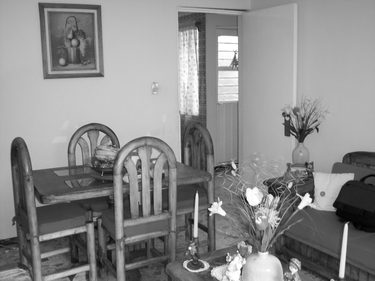
#> input picture BordesImagen/image2.png, 375 x 281 px, found by its file name
$ python parallel.py
#> lines starting #> are read from the running program, lines starting #| are printed output that depends on the picture
import numpy as np
import cv2
import time
import multiprocessing as mp

# Definir máscaras Sobel
sobel_x = np.array([[-1, 0, 1], [-2, 0, 2], [-1, 0, 1]])
sobel_y = np.array([[-1, -2, -1], [0, 0, 0], [1, 2, 1]])

def sobel_convolution_segment(args):

    segment, start_row,end_row = args #atributos necesarios para que en el metodo main la imagen pueda ser mapeada
    height, width = segment.shape

    gx = np.zeros_like(segment, dtype=np.float32) #grandiente de sobel en X
    gy = np.zeros_like(segment, dtype=np.float32) #grandiente de sobel en Y

    # Aplicar Sobel en cada píxel del segmento
    for i in range(1, height - 1): #vamos a iterar los pixeles de la altura del segmento que nos pasaron excepto 1 (borde)
        for j in range(1, width - 1): #vamos a iterar los pixeles de el ancho del segmento que nos pasaron excepto 1 (borde)
            region = segment[i - 1:i + 2, j - 1:j + 2]
            gx[i, j] = np.sum(region * sobel_x)
            gy[i, j] = np.sum(region * sobel_y)

    return gx, gy, start_row


def split_image(image, num_segments):
    """Metodo para dividir la imagen en segmentos que seran los procesados"""
    height, width = image.shape
    segment_height = height // num_segments
    segments = []

    for i in range(num_segments):
        start_row = max(0, i * segment_height - 1)  # Division superior
        end_row = min(height, (i + 1) * segment_height + 1)  # Division inferior
        segment = image[start_row:end_row, :]
        segments.append((segment, start_row, end_row))

    return segments


def reconstruir_imagen(resultados, gx_completo, gy_completo):
    """Metodo para reconstruir la imagen"""
    for index, (gx, gy, start_row) in enumerate(resultados):
        segmento_altura = gx.shape[0]

        if index == 0:  # Primer segmento
            gx_completo[start_row:start_row + segmento_altura - 1] = gx[:-1]
            gy_completo[start_row:start_row + segmento_altura - 1] = gy[:-1]
        elif index == len(resultados) - 1:  # Último segmento
            gx_completo[start_row + 1:start_row + segmento_altura] = gx[1:]
            gy_completo[start_row + 1:start_row + segmento_altura] = gy[1:]
        else:  # Segmentos intermedios
            gx_completo[start_row + 1:start_row + segmento_altura - 1] = gx[1:-1]
            gy_completo[start_row + 1:start_row + segmento_altura - 1] = gy[1:-1]


def parallel_sobel(image, num_segments=None):

    # Número de segmentos predeterminado,
    num_segments = num_segments or mp.cpu_count() ##DETECTAMOS los nucleos del procesador automaticamente si no se pasa un valor

    # Dividir la imagen
    segments = split_image(image, num_segments)

    # Procesar segmentos en paralelo
    with mp.Pool(processes=num_segments) as pool:
        resultados = pool.map(sobel_convolution_segment, segments)

    # Inicializar matrices completas
    gx_completo = np.zeros_like(image, dtype=np.float32)
    gy_completo = np.zeros_like(image, dtype=np.float32)

    # Reconstruir la imagen
    reconstruir_imagen(resultados, gx_completo, gy_completo)

    # Calcular magnitud del gradiente
    gradient = np.sqrt(gx_completo**2 + gy_completo**2)
    return np.clip(gradient, 0, 255).astype(np.uint8)


# Metodo principal que sirve para poder generar la pool de procesos mediante Multiprocessing (python libreria)
def main():
    semgmentos = 8  or mp.cpu_count()
    # Cargar imagen en escala de grises
    image = cv2.imread('BordesImagen/image2.png', cv2.IMREAD_GRAYSCALE)
#> image is the input picture: shape (281, 375); min 0, max 255, mean 138.4
    if image is None:
        print("error, no encuentro la imagen")
        exit(1)

    # Desenfocar la imagen, para eliminar un poco del ruido
    image_blurred = cv2.blur(image, (3, 3))
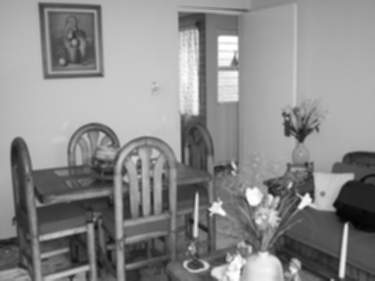
#> image_blurred: shape (281, 375); min 3, max 255, mean 138.4

    #empezamos a tomar el tiempo de ejecucion, para medir desde que mandamos a llamr al metodo de sobel
    start_time = time.time()
    result = parallel_sobel(image_blurred, semgmentos)
#> the loop in split_image, `for i in range(num_segments):` made 8 passes
#> pass 1, in split_image, `segment = image[start_row:end_row, :]`:
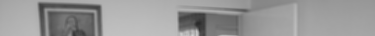
#> segment: shape (36, 375); min 42, max 208, mean 150.8
#> pass 2, in split_image, `segment = image[start_row:end_row, :]`:
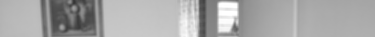
#> segment: shape (37, 375); min 53, max 255, mean 167.1
#> pass 3, in split_image, `segment = image[start_row:end_row, :]`:
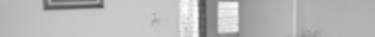
#> segment: shape (37, 375); min 79, max 252, mean 183.3
#> after the loop in split_image, `for i in range(num_segments):`: segments = 8 items
#> the loop in reconstruir_imagen, `for index, (gx, gy, start_row) in enumerate(resultados):` made 8 passes
#> (start_row, segmento_altura) on passes 1 to 8: (0, 36), (34, 37), (69, 37), (104, 37), (139, 37), (174, 37), (209, 37), (244, 37)
#> after the loop in reconstruir_imagen, `for index, (gx, gy, start_row) in enumerate(resultados):`:
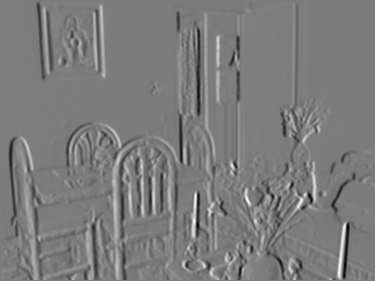
#> gx_completo: shape (281, 375) float32; min -487, max 512, mean -0.9; drawn with min black and max white
#> after the loop in reconstruir_imagen, `for index, (gx, gy, start_row) in enumerate(resultados):`:
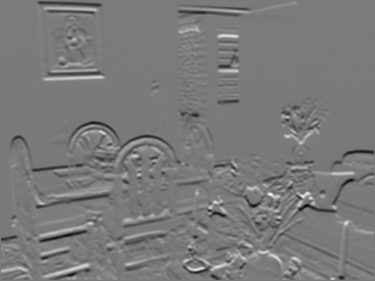
#> gy_completo: shape (281, 375) float32; min -445, max 480, mean -1.1; drawn with min black and max white
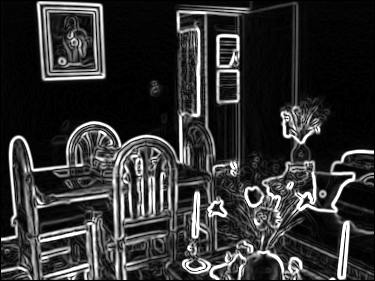
#> result: shape (281, 375); min 0, max 255, mean 50
    elapsed_time = time.time() - start_time

    # Guardar resultado
    output_filename = f'resultados/parallel_sobel_{semgmentos}_segmentos.jpg'
    cv2.imwrite(output_filename, result)

    print(f"Segmentos: {semgmentos}, Tiempo: {elapsed_time:.4f} segundos")


# comprobacion de que estemos en el directorio al momennto de ejecutar.
# Puede no ser necesario si las imagenes son cargadas del mismo sitio del que las vas a ejecutar
if __name__ == '__main__':
    main()

$ run again, with BordesImagen/image.jpg saved as BordesImagen/image2.png
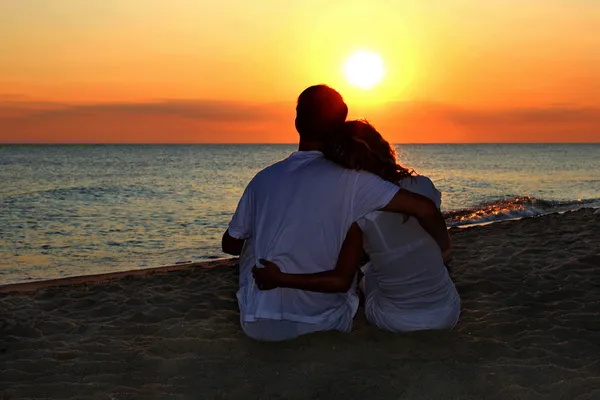
#> input picture BordesImagen/image.jpg, 600 x 400 px, found by its file name
#> after the loop in split_image, `for i in range(num_segments):`: segments = 8 items
#> the loop in reconstruir_imagen, `for index, (gx, gy, start_row) in enumerate(resultados):` made 8 passes
#> (start_row, segmento_altura) on passes 1 to 8: (0, 51), (49, 52), (99, 52), (149, 52), (199, 52), (249, 52), (299, 52), (349, 51)
#> after the loop in reconstruir_imagen, `for index, (gx, gy, start_row) in enumerate(resultados):`:
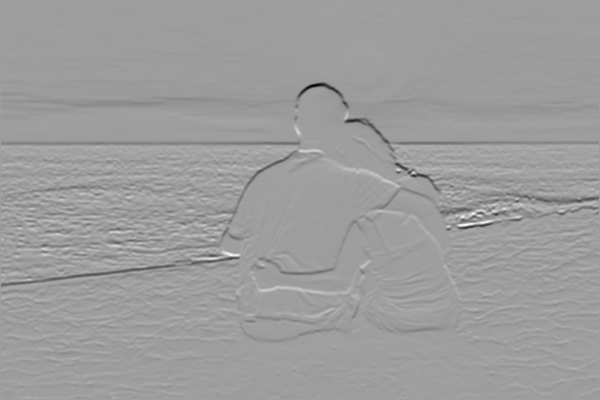
#> gy_completo: shape (400, 600) float32; min -557, max 341, mean -3.8; drawn with min black and max white
#> in main, `result = parallel_sobel(image_blurred, semgmentos)`:
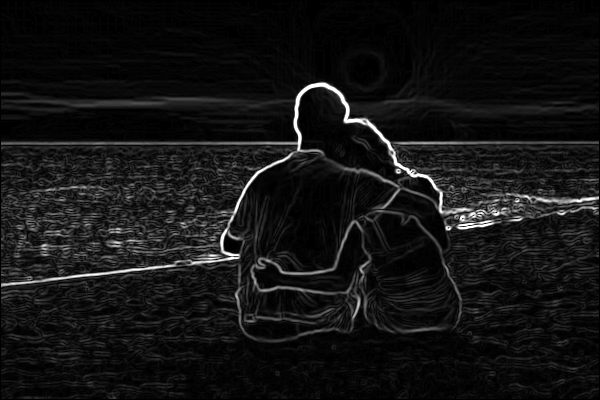
#> result: shape (400, 600); min 0, max 255, mean 19.7
